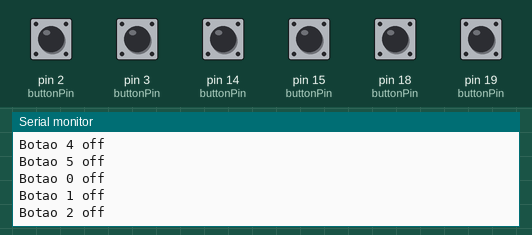
Simulated run of this sketch. Board: Arduino Uno, built with avr-gcc and run on an emulated ATmega328P. Shown: the last lines printed to the serial monitor. The test bench sets the inputs (shaded band); at power-on: pin 2 (buttonPin), pin 3 (buttonPin), pin 14 (buttonPin), pin 15 (buttonPin), pin 18 (buttonPin), pin 19 (buttonPin) HIGH.

Above: at 1.2 s.
1.3 s: pin 2 (buttonPin) pulled LOW for 0.15 s
At 1.43 s:
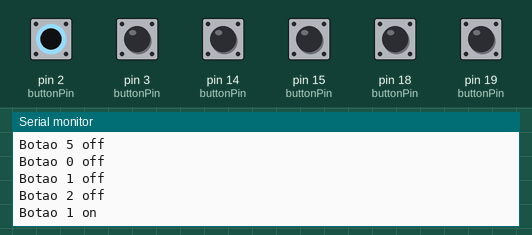
2.9 s: pin 3 (buttonPin) pulled LOW for 0.15 s
At 4.2 s:
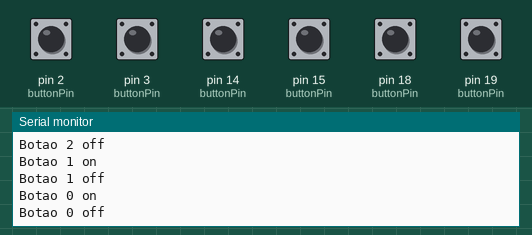
4.5 s: pin 14 (buttonPin) pulled LOW for 0.15 s
At 5.6 s:
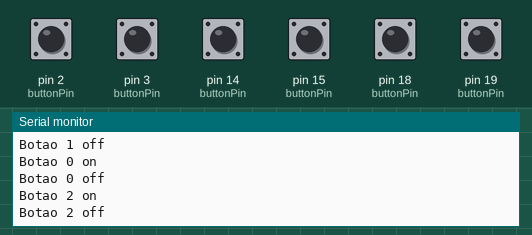
6.1 s: pin 15 (buttonPin) pulled LOW for 0.15 s
At 6.8 s:
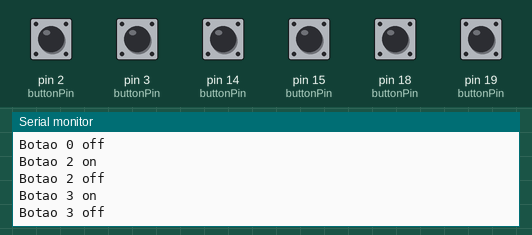
7.7 s: pin 18 (buttonPin) pulled LOW for 0.15 s
At 9.0 s:
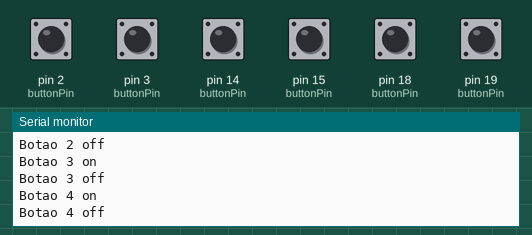
9.3 s: pin 19 (buttonPin) pulled LOW for 0.15 s
At 10.4 s:
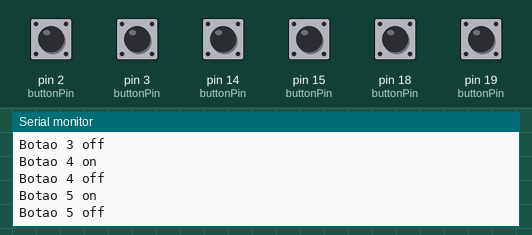
Timing chart, 0 to 11.9 s (numbered marks = the images above; inputs shaded):
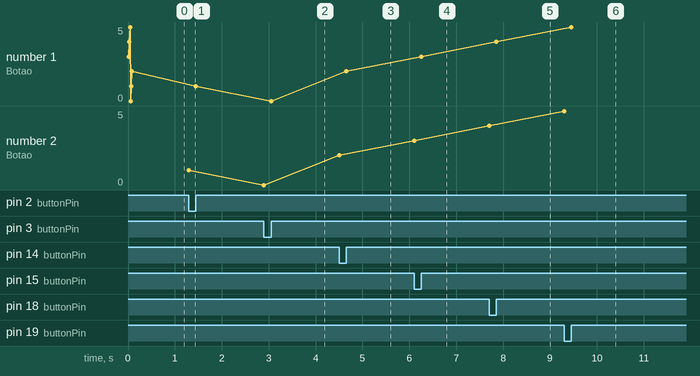

The sketch:

1_lendo_botoes_na_ramps.ino
```cpp
/*--------------------------------------------------------------------------------------------------
Garra Robótica: Lendo os pinos Endstop da Ramps - Thales Martins

O código abaixo faz a leitura de todos os pinos Endstop da Ramps 1.6, sem nenhuma biblioteca.

Você deve conectar um dos pinos do botão no negativo e o outro na porta digital. (Não precisa conectar todos os botões)

18/09/2024
--------------------------------------------------------------------------------------------------*/

// Endstops do Eixos X
#define ENDSTOP_X_MIN 3  //D3
#define ENDSTOP_X_MAX 2  //D2

// Endstops do Eixos Y
#define ENDSTOP_Y_MIN 14 //D14
#define ENDSTOP_Y_MAX 15 //D15

// Endstops do Eixos Z
#define ENDSTOP_Z_MIN 18 //D18
#define ENDSTOP_Z_MAX 19 //D19

//Variáveis dos Botões
const int N_BUTTON = 6; // Numero de botoes
byte buttonPin[N_BUTTON] = { ENDSTOP_X_MIN, ENDSTOP_X_MAX, ENDSTOP_Y_MIN, ENDSTOP_Y_MAX, ENDSTOP_Z_MIN, ENDSTOP_Z_MAX}; // lista com porta de cada botao
byte buttonState[N_BUTTON] = { 0 };              // Lista com estado de cada botao
byte buttonPState[N_BUTTON] = { 0 };             // Lista com estado prévio de cada botao
unsigned long lastBounce[N_BUTTON] = { 0 };      // reseta o relogio
unsigned long buttonTimer[N_BUTTON] = { 0 };     // timer do botao
int buttonTimeOut = 15;

//------------------------------
void setup() {
  Serial.begin(9600);

  for (int i = 0; i < N_BUTTON; i++) {
    pinMode(buttonPin[i], INPUT_PULLUP);
  }
}

//------------------------------
void loop() {
  buttons();
}

//------------------------------
void buttons() {
  for (int i = 0; i < N_BUTTON; i++) {
    buttonState[i] = digitalRead(buttonPin[i]);

    buttonTimer[i] = millis() - lastBounce[i]; // corre o timer

    if (buttonTimer[i] > buttonTimeOut) {

      if (buttonState[i] != buttonPState[i]) {

        lastBounce[i] = millis();

        if (buttonState[i] == 0) {
          Serial.print("Botao ");
          Serial.print(i);
          Serial.println(" on");
        }

        else {
          Serial.print("Botao ");
          Serial.print(i);
          Serial.println(" off");
        }

        buttonPState[i] = buttonState[i];
      }
    }
  }
}
```

Measured:
- after the input at 1.3 s, the serial monitor: prints a new line at once (image 1)
- after the input at 2.9 s, the serial monitor: prints a new line at once (image 2)
- after the input at 4.5 s, the serial monitor: prints a new line at once (image 3)
- after the input at 6.1 s, the serial monitor: prints a new line at once (image 4)
- after the input at 7.7 s, the serial monitor: prints a new line at once (image 5)
- after the input at 9.3 s, the serial monitor: prints a new line at once (image 6)
- plotted number 1: 0 → 2 after the input at 4.5 s, 2 → 3 after the input at 6.1 s, 3 → 4 after the input at 7.7 s, 4 → 5 after the input at 9.3 s
- plotted number 2: 0 → 2 after the input at 4.5 s, 2 → 3 after the input at 6.1 s, 3 → 4 after the input at 7.7 s, 4 → 5 after the input at 9.3 s
